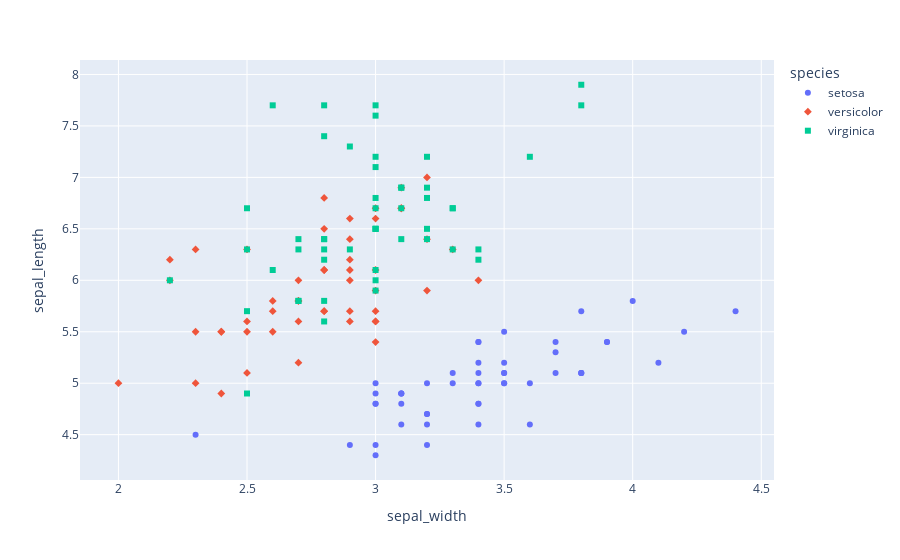

Write notebook code for a chart like this one.
### Code cell
df = px.data.iris()
fig = px.scatter(df, x='sepal_width', y='sepal_length', color='species', symbol='species')
fig.show()

### Figure 1 — Plotly figure (JSON) as saved in the notebook; plotly's stock layout.template omitted (floating-point values rounded to 4 significant figures)
{"data": [{"hovertemplate": "species=setosa<br>sepal_width=%{x}<br>sepal_length=%{y}<extra></extra>", "legendgroup": "setosa", "marker": {"color": "#636efa", "symbol": "circle"}, "mode": "markers", "name": "setosa", "orientation": "v", "showlegend": true, "type": "scatter", "x": [3.5, 3, 3.2, 3.1, 3.6, 3.9, 3.4, 3.4, 2.9, 3.1, 3.7, 3.4, 3, 3, 4, 4.4, 3.9, 3.5, 3.8, 3.8, 3.4, 3.7, 3.6, 3.3, 3.4, 3, 3.4, 3.5, 3.4, 3.2, 3.1, 3.4, 4.1, 4.2, 3.1, 3.2, 3.5, 3.1, 3, 3.4, 3.5, 2.3, 3.2, 3.5, 3.8, 3, 3.8, 3.2, 3.7, 3.3], "xaxis": "x", "y": [5.1, 4.9, 4.7, 4.6, 5, 5.4, 4.6, 5, 4.4, 4.9, 5.4, 4.8, 4.8, 4.3, 5.8, 5.7, 5.4, 5.1, 5.7, 5.1, 5.4, 5.1, 4.6, 5.1, 4.8, 5, 5, 5.2, 5.2, 4.7, 4.8, 5.4, 5.2, 5.5, 4.9, 5, 5.5, 4.9, 4.4, 5.1, 5, 4.5, 4.4, 5, 5.1, 4.8, 5.1, 4.6, 5.3, 5], "yaxis": "y"}, {"hovertemplate": "species=versicolor<br>sepal_width=%{x}<br>sepal_length=%{y}<extra></extra>", "legendgroup": "versicolor", "marker": {"color": "#EF553B", "symbol": "diamond"}, "mode": "markers", "name": "versicolor", "orientation": "v", "showlegend": true, "type": "scatter", "x": [3.2, 3.2, 3.1, 2.3, 2.8, 2.8, 3.3, 2.4, 2.9, 2.7, 2, 3, 2.2, 2.9, 2.9, 3.1, 3, 2.7, 2.2, 2.5, 3.2, 2.8, 2.5, 2.8, 2.9, 3, 2.8, 3, 2.9, 2.6, 2.4, 2.4, 2.7, 2.7, 3, 3.4, 3.1, 2.3, 3, 2.5, 2.6, 3, 2.6, 2.3, 2.7, 3, 2.9, 2.9, 2.5, 2.8], "xaxis": "x", "y": [7, 6.4, 6.9, 5.5, 6.5, 5.7, 6.3, 4.9, 6.6, 5.2, 5, 5.9, 6, 6.1, 5.6, 6.7, 5.6, 5.8, 6.2, 5.6, 5.9, 6.1, 6.3, 6.1, 6.4, 6.6, 6.8, 6.7, 6, 5.7, 5.5, 5.5, 5.8, 6, 5.4, 6, 6.7, 6.3, 5.6, 5.5, 5.5, 6.1, 5.8, 5, 5.6, 5.7, 5.7, 6.2, 5.1, 5.7], "yaxis": "y"}, {"hovertemplate": "species=virginica<br>sepal_width=%{x}<br>sepal_length=%{y}<extra></extra>", "legendgroup": "virginica", "marker": {"color": "#00cc96", "symbol": "square"}, "mode": "markers", "name": "virginica", "orientation": "v", "showlegend": true, "type": "scatter", "x": [3.3, 2.7, 3, 2.9, 3, 3, 2.5, 2.9, 2.5, 3.6, 3.2, 2.7, 3, 2.5, 2.8, 3.2, 3, 3.8, 2.6, 2.2, 3.2, 2.8, 2.8, 2.7, 3.3, 3.2, 2.8, 3, 2.8, 3, 2.8, 3.8, 2.8, 2.8, 2.6, 3, 3.4, 3.1, 3, 3.1, 3.1, 3.1, 2.7, 3.2, 3.3, 3, 2.5, 3, 3.4, 3], "xaxis": "x", "y": [6.3, 5.8, 7.1, 6.3, 6.5, 7.6, 4.9, 7.3, 6.7, 7.2, 6.5, 6.4, 6.8, 5.7, 5.8, 6.4, 6.5, 7.7, 7.7, 6, 6.9, 5.6, 7.7, 6.3, 6.7, 7.2, 6.2, 6.1, 6.4, 7.2, 7.4, 7.9, 6.4, 6.3, 6.1, 7.7, 6.3, 6.4, 6, 6.9, 6.7, 6.9, 5.8, 6.8, 6.7, 6.7, 6.3, 6.5, 6.2, 5.9], "yaxis": "y"}], "layout": {"legend": {"title": {"text": "species"}, "tracegroupgap": 0}, "margin": {"t": 60}, "xaxis": {"anchor": "y", "domain": [0, 1], "title": {"text": "sepal_width"}}, "yaxis": {"anchor": "x", "domain": [0, 1], "title": {"text": "sepal_length"}}}}
